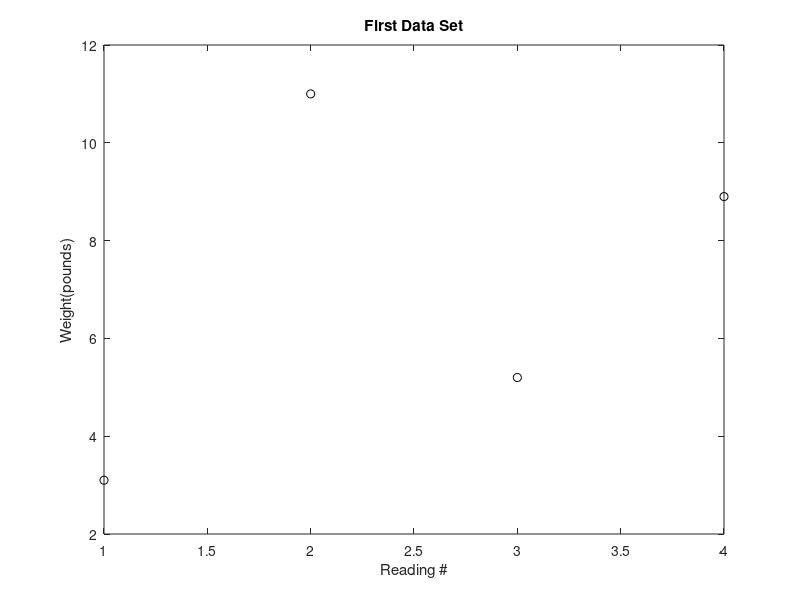

Recreate this plot in MATLAB.
% Reads data from a file, but only plots the numbers
% up to a flag of -99. Uses a while loop.

load experd.dat
 
i = 1;
while experd(i) ~= -99
    newvec(i) = experd(i);
    i = i + 1;
end
 
plot(newvec,'ko')
xlabel('Reading #')
ylabel('Weight(pounds)')
title('First Data Set')
